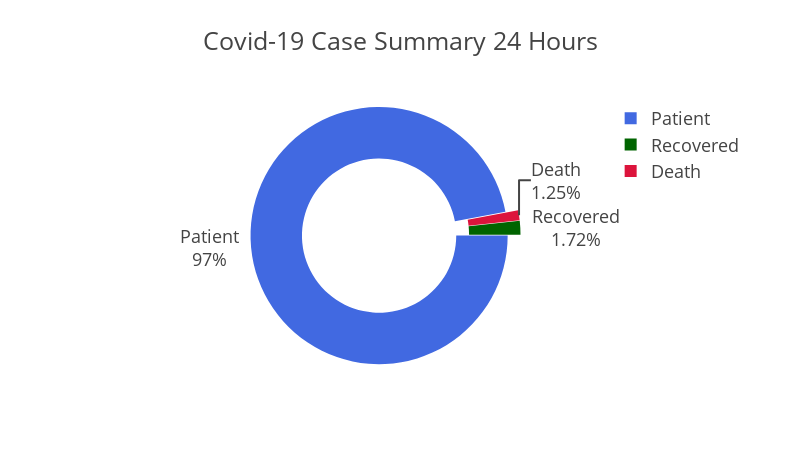

Notebook cell for this chart:
### Markdown cell above
***The cases summary of our country is a matter of concern as well. As we can see the amount of Covid-19 cases still taking treatment is very high. People are not easily getting out of this corona virus.***

### Code cell
dataFromCsv = pd.read_csv('covid-19-PerDayCaseSummaryBD.csv')
totalCaseNumber = int(dataFromCsv['Case'].iloc[-1])
totalDeathNumber = int(dataFromCsv['Death'].iloc[-1])
totalRecoveredNumber = int(dataFromCsv['Recovered'].iloc[-1])
totalPatientNumber = totalCaseNumber - (totalDeathNumber+totalRecoveredNumber)

slices = [totalPatientNumber,totalDeathNumber,totalRecoveredNumber]
activities = ['Patient','Death','Recovered']

dataFrame = {
    "slices" : slices,
    "activities" : activities
}
dataset = pd.DataFrame(dataFrame)
fig = px.pie(dataset,
             values="slices",
             names="activities",
             template="presentation",
             labels = {'slices' : 'No Cases', 'activities' : 'Status'},
             color_discrete_sequence=['#4169E1', '#006400', '#DC143C'],
             width=800,
             height=450,
             hole=0.6,
             title="Covid-19 Case Summary 24 Hours")
fig.update_traces(rotation=90, pull=0.05, textinfo="percent+label")
fig.show()

### Figure 1 — Plotly figure (JSON) as saved in the notebook; plotly's stock layout.template omitted (floating-point values rounded to 4 significant figures)
{"data": [{"domain": {"x": [0, 1], "y": [0, 1]}, "hole": 0.6, "hovertemplate": "Status=%{label}<br>No Cases=%{value}<extra></extra>", "labels": ["Patient", "Death", "Recovered"], "legendgroup": "", "name": "", "pull": 0.05, "rotation": 90, "showlegend": true, "textinfo": "percent+label", "type": "pie", "values": [622, 8, 11]}], "layout": {"height": 450, "legend": {"tracegroupgap": 0}, "piecolorway": ["#4169E1", "#006400", "#DC143C"], "title": {"text": "Covid-19 Case Summary 24 Hours"}, "width": 800}}
